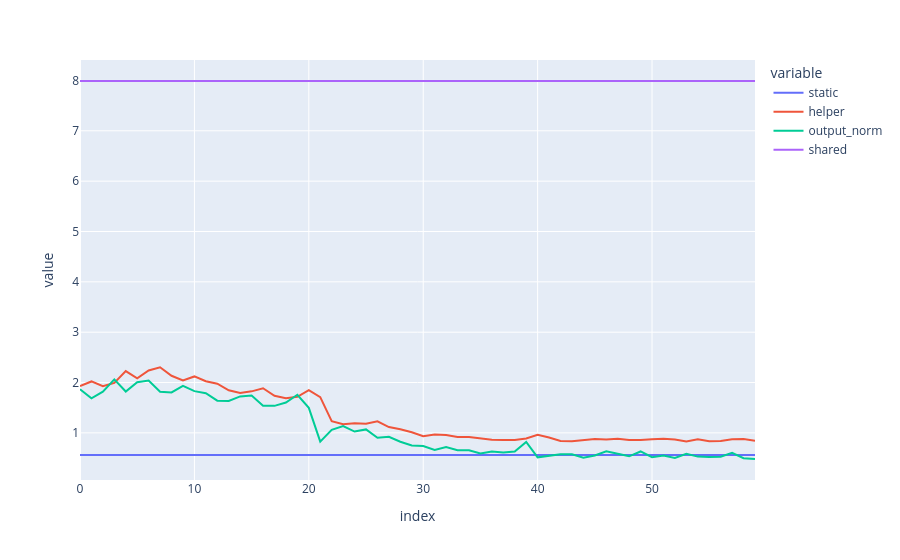

Write notebook code for a chart like this one.
### Code cell
fig.show()

### Figure 1 — Plotly figure (JSON) as saved in the notebook; plotly's stock layout.template omitted (floating-point values rounded to 4 significant figures)
{"data": [{"hovertemplate": "variable=static<br>index=%{x}<br>value=%{y}<extra></extra>", "legendgroup": "static", "line": {"color": "#636efa", "dash": "solid"}, "marker": {"symbol": "circle"}, "mode": "lines", "name": "static", "orientation": "v", "showlegend": true, "type": "scatter", "x": [0, 1, 2, 3, 4, 5, 6, 7, 8, 9, 10, 11, 12, 13, 14, 15, 16, 17, 18, 19, 20, 21, 22, 23, 24, 25, 26, 27, 28, 29, 30, 31, 32, 33, 34, 35, 36, 37, 38, 39, 40, 41, 42, 43, 44, 45, 46, 47, 48, 49, 50, 51, 52, 53, 54, 55, 56, 57, 58, 59], "xaxis": "x", "y": [0.5588, 0.5588, 0.5588, 0.5588, 0.5588, 0.5588, 0.5588, 0.5588, 0.5588, 0.5588, 0.5588, 0.5588, 0.5588, 0.5588, 0.5588, 0.5588, 0.5588, 0.5588, 0.5588, 0.5588, 0.5588, 0.5588, 0.5588, 0.5588, 0.5588, 0.5588, 0.5588, 0.5588, 0.5588, 0.5588, 0.5588, 0.5588, 0.5588, 0.5588, 0.5588, 0.5588, 0.5588, 0.5588, 0.5588, 0.5588, 0.5588, 0.5588, 0.5588, 0.5588, 0.5588, 0.5588, 0.5588, 0.5588, 0.5588, 0.5588, 0.5588, 0.5588, 0.5588, 0.5588, 0.5588, 0.5588, 0.5588, 0.5588, 0.5588, 0.5588], "yaxis": "y"}, {"hovertemplate": "variable=helper<br>index=%{x}<br>value=%{y}<extra></extra>", "legendgroup": "helper", "line": {"color": "#EF553B", "dash": "solid"}, "marker": {"symbol": "circle"}, "mode": "lines", "name": "helper", "orientation": "v", "showlegend": true, "type": "scatter", "x": [0, 1, 2, 3, 4, 5, 6, 7, 8, 9, 10, 11, 12, 13, 14, 15, 16, 17, 18, 19, 20, 21, 22, 23, 24, 25, 26, 27, 28, 29, 30, 31, 32, 33, 34, 35, 36, 37, 38, 39, 40, 41, 42, 43, 44, 45, 46, 47, 48, 49, 50, 51, 52, 53, 54, 55, 56, 57, 58, 59], "xaxis": "x", "y": [1.931, 2.021, 1.925, 1.993, 2.227, 2.083, 2.24, 2.303, 2.134, 2.043, 2.121, 2.026, 1.978, 1.846, 1.792, 1.825, 1.886, 1.737, 1.687, 1.716, 1.847, 1.709, 1.231, 1.17, 1.192, 1.18, 1.229, 1.115, 1.071, 1.012, 0.9339, 0.967, 0.9576, 0.919, 0.919, 0.8856, 0.8648, 0.8575, 0.8584, 0.8889, 0.9603, 0.9077, 0.8406, 0.8356, 0.8593, 0.8768, 0.8683, 0.8854, 0.858, 0.8564, 0.8725, 0.8853, 0.8672, 0.8285, 0.8713, 0.8334, 0.8396, 0.8735, 0.8805, 0.8456], "yaxis": "y"}, {"hovertemplate": "variable=output_norm<br>index=%{x}<br>value=%{y}<extra></extra>", "legendgroup": "output_norm", "line": {"color": "#00cc96", "dash": "solid"}, "marker": {"symbol": "circle"}, "mode": "lines", "name": "output_norm", "orientation": "v", "showlegend": true, "type": "scatter", "x": [0, 1, 2, 3, 4, 5, 6, 7, 8, 9, 10, 11, 12, 13, 14, 15, 16, 17, 18, 19, 20, 21, 22, 23, 24, 25, 26, 27, 28, 29, 30, 31, 32, 33, 34, 35, 36, 37, 38, 39, 40, 41, 42, 43, 44, 45, 46, 47, 48, 49, 50, 51, 52, 53, 54, 55, 56, 57, 58, 59], "xaxis": "x", "y": [1.867, 1.685, 1.817, 2.062, 1.821, 2.005, 2.038, 1.816, 1.803, 1.933, 1.828, 1.786, 1.639, 1.633, 1.724, 1.742, 1.539, 1.537, 1.603, 1.757, 1.498, 0.8253, 1.06, 1.134, 1.026, 1.069, 0.9036, 0.9225, 0.8243, 0.7482, 0.7371, 0.6613, 0.7164, 0.6533, 0.6562, 0.5894, 0.6282, 0.6113, 0.6304, 0.8213, 0.5145, 0.5364, 0.5734, 0.573, 0.5081, 0.5519, 0.6344, 0.5849, 0.5343, 0.6308, 0.5164, 0.5515, 0.5022, 0.5865, 0.5283, 0.5216, 0.5254, 0.6054, 0.4969, 0.481], "yaxis": "y"}, {"hovertemplate": "variable=shared<br>index=%{x}<br>value=%{y}<extra></extra>", "legendgroup": "shared", "line": {"color": "#ab63fa", "dash": "solid"}, "marker": {"symbol": "circle"}, "mode": "lines", "name": "shared", "orientation": "v", "showlegend": true, "type": "scatter", "x": [0, 1, 2, 3, 4, 5, 6, 7, 8, 9, 10, 11, 12, 13, 14, 15, 16, 17, 18, 19, 20, 21, 22, 23, 24, 25, 26, 27, 28, 29, 30, 31, 32, 33, 34, 35, 36, 37, 38, 39, 40, 41, 42, 43, 44, 45, 46, 47, 48, 49, 50, 51, 52, 53, 54, 55, 56, 57, 58, 59], "xaxis": "x", "y": [7.989, 7.989, 7.989, 7.989, 7.989, 7.989, 7.989, 7.989, 7.989, 7.989, 7.989, 7.989, 7.989, 7.989, 7.989, 7.989, 7.989, 7.989, 7.989, 7.989, 7.989, 7.989, 7.989, 7.989, 7.989, 7.989, 7.989, 7.989, 7.989, 7.989, 7.989, 7.989, 7.989, 7.989, 7.989, 7.989, 7.989, 7.989, 7.989, 7.989, 7.989, 7.989, 7.989, 7.989, 7.989, 7.989, 7.989, 7.989, 7.989, 7.989, 7.989, 7.989, 7.989, 7.989, 7.989, 7.989, 7.989, 7.989, 7.989, 7.989], "yaxis": "y"}], "layout": {"legend": {"title": {"text": "variable"}, "tracegroupgap": 0}, "margin": {"t": 60}, "xaxis": {"anchor": "y", "domain": [0, 1], "title": {"text": "index"}}, "yaxis": {"anchor": "x", "domain": [0, 1], "title": {"text": "value"}}}}
